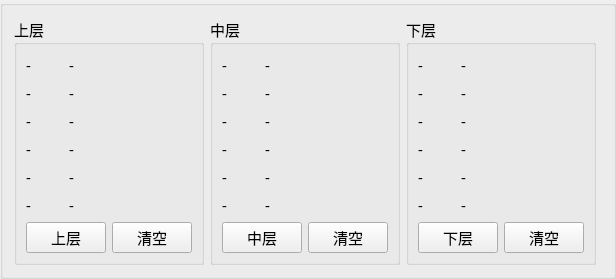
               <widget class="QGroupBox" name="groupBox_5">
                <property name="title">
                 <string/>
                </property>
                <property name="flat">
                 <bool>true</bool>
                </property>
                <layout class="QHBoxLayout" name="horizontalLayout">
                 <item>
                  <widget class="QGroupBox" name="groupBox_2">
                   <property name="font">
                    <font>
                     <family>微软雅黑</family>
                     <pointsize>11</pointsize>
                    </font>
                   </property>
                   <property name="title">
                    <string>上层</string>
                   </property>
                   <property name="flat">
                    <bool>true</bool>
                   </property>
                   <layout class="QGridLayout" name="gridLayout_16">
                    <item row="0" column="0">
                     <widget class="QLabel" name="label_21">
                      <property name="font">
                       <font>
                        <family>微软雅黑</family>
                        <pointsize>11</pointsize>
                       </font>
                      </property>
                      <property name="text">
                       <string>-</string>
                      </property>
                     </widget>
                    </item>
                    <item row="0" column="1" colspan="2">
                     <widget class="QLabel" name="water_content_4">
                      <property name="font">
                       <font>
                        <family>微软雅黑</family>
                        <pointsize>11</pointsize>
                       </font>
                      </property>
                      <property name="text">
                       <string>-</string>
                      </property>
                     </widget>
                    </item>
                    <item row="1" column="0">
                     <widget class="QLabel" name="label_18">
                      <property name="font">
                       <font>
                        <family>微软雅黑</family>
                        <pointsize>11</pointsize>
                       </font>
                      </property>
                      <property name="text">
                       <string>-</string>
                      </property>
                     </widget>
                    </item>
                    <item row="1" column="1" colspan="2">
                     <widget class="QLabel" name="hum_4">
                      <property name="font">
                       <font>
                        <family>微软雅黑</family>
                        <pointsize>11</pointsize>
                       </font>
                      </property>
                      <property name="text">
                       <string>-</string>
                      </property>
                     </widget>
                    </item>
                    <item row="2" column="0">
                     <widget class="QLabel" name="label_19">
                      <property name="font">
                       <font>
                        <family>微软雅黑</family>
                        <pointsize>11</pointsize>
                       </font>
                      </property>
                      <property name="text">
                       <string>-</string>
                      </property>
                     </widget>
                    </item>
                    <item row="2" column="1" colspan="2">
                     <widget class="QLabel" name="carbon_4">
                      <property name="font">
                       <font>
                        <family>微软雅黑</family>
                        <pointsize>11</pointsize>
                       </font>
                      </property>
                      <property name="text">
                       <string>-</string>
                      </property>
                     </widget>
                    </item>
                    <item row="3" column="0">
                     <widget class="QLabel" name="label_22">
                      <property name="font">
                       <font>
                        <family>微软雅黑</family>
                        <pointsize>11</pointsize>
                       </font>
                      </property>
                      <property name="text">
                       <string>-</string>
                      </property>
                     </widget>
                    </item>
                    <item row="3" column="1" colspan="2">
                     <widget class="QLabel" name="temp_4">
                      <property name="font">
                       <font>
                        <family>微软雅黑</family>
                        <pointsize>11</pointsize>
                       </font>
                      </property>
                      <property name="text">
                       <string>-</string>
                      </property>
                     </widget>
                    </item>
                    <item row="4" column="0">
                     <widget class="QLabel" name="label_23">
                      <property name="font">
                       <font>
                        <family>微软雅黑</family>
                        <pointsize>11</pointsize>
                       </font>
                      </property>
                      <property name="text">
                       <string>-</string>
                      </property>
                     </widget>
                    </item>
                    <item row="4" column="1" colspan="2">
                     <widget class="QLabel" name="airpressure_4">
                      <property name="font">
                       <font>
                        <family>微软雅黑</family>
                        <pointsize>11</pointsize>
                       </font>
                      </property>
                      <property name="text">
                       <string>-</string>
                      </property>
                     </widget>
                    </item>
                    <item row="5" column="0">
                     <widget class="QLabel" name="label_20">
                      <property name="font">
                       <font>
                        <family>微软雅黑</family>
                        <pointsize>11</pointsize>
                       </font>
                      </property>
                      <property name="text">
                       <string>-</string>
                      </property>
                     </widget>
                    </item>
                    <item row="5" column="1" colspan="2">
                     <widget class="QLabel" name="oxygen_3">
                      <property name="font">
                       <font>
                        <family>微软雅黑</family>
                        <pointsize>11</pointsize>
                       </font>
                      </property>
                      <property name="text">
                       <string>-</string>
                      </property>
                     </widget>
                    </item>
                    <item row="6" column="0" colspan="2">
                     <widget class="QPushButton" name="up_butt">
                      <property name="text">
                       <string>上层</string>
                      </property>
                     </widget>
                    </item>
                    <item row="6" column="2">
                     <widget class="QPushButton" name="pushButton_9">
                      <property name="text">
                       <string>清空</string>
                      </property>
                     </widget>
                    </item>
                   </layout>
                  </widget>
                 </item>
                 <item>
                  <widget class="QGroupBox" name="groupBox_6">
                   <property name="font">
                    <font>
                     <family>微软雅黑</family>
                     <pointsize>11</pointsize>
                    </font>
                   </property>
                   <property name="title">
                    <string>中层</string>
                   </property>
                   <property name="flat">
                    <bool>true</bool>
                   </property>
                   <layout class="QGridLayout" name="gridLayout_18">
                    <item row="7" column="2">
                     <widget class="QPushButton" name="pushButton_10">
                      <property name="text">
                       <string>清空</string>
                      </property>
                     </widget>
                    </item>
                    <item row="2" column="0">
                     <widget class="QLabel" name="label_28">
                      <property name="font">
                       <font>
                        <family>微软雅黑</family>
                        <pointsize>11</pointsize>
                       </font>
                      </property>
                      <property name="text">
                       <string>-</string>
                      </property>
                     </widget>
                    </item>
                    <item row="3" column="0">
                     <widget class="QLabel" name="label_24">
                      <property name="font">
                       <font>
                        <family>微软雅黑</family>
                        <pointsize>11</pointsize>
                       </font>
                      </property>
                      <property name="text">
                       <string>-</string>
                      </property>
                     </widget>
                    </item>
                    <item row="1" column="0">
                     <widget class="QLabel" name="label_27">
                      <property name="font">
                       <font>
                        <family>微软雅黑</family>
                        <pointsize>11</pointsize>
                       </font>
                      </property>
                      <property name="text">
                       <string>-</string>
                      </property>
                     </widget>
                    </item>
                    <item row="0" column="0">
                     <widget class="QLabel" name="label_29">
                      <property name="font">
                       <font>
                        <family>微软雅黑</family>
                        <pointsize>11</pointsize>
                       </font>
                      </property>
                      <property name="text">
                       <string>-</string>
                      </property>
                     </widget>
                    </item>
                    <item row="0" column="1" colspan="2">
                     <widget class="QLabel" name="water_content_5">
                      <property name="font">
                       <font>
                        <family>微软雅黑</family>
                        <pointsize>11</pointsize>
                       </font>
                      </property>
                      <property name="text">
                       <string>-</string>
                      </property>
                     </widget>
                    </item>
                    <item row="5" column="0">
                     <widget class="QLabel" name="label_25">
                      <property name="font">
                       <font>
                        <family>微软雅黑</family>
                        <pointsize>11</pointsize>
                       </font>
                      </property>
                      <property name="text">
                       <string>-</string>
                      </property>
                     </widget>
                    </item>
                    <item row="4" column="0">
                     <widget class="QLabel" name="label_26">
                      <property name="font">
                       <font>
                        <family>微软雅黑</family>
                        <pointsize>11</pointsize>
                       </font>
                      </property>
                      <property name="text">
                       <string>-</string>
                      </property>
                     </widget>
                    </item>
                    <item row="3" column="1" colspan="2">
                     <widget class="QLabel" name="temp_5">
                      <property name="font">
                       <font>
                        <family>微软雅黑</family>
                        <pointsize>11</pointsize>
                       </font>
                      </property>
                      <property name="text">
                       <string>-</string>
                      </property>
                     </widget>
                    </item>
                    <item row="4" column="1" colspan="2">
                     <widget class="QLabel" name="airpressure_5">
                      <property name="font">
                       <font>
                        <family>微软雅黑</family>
                        <pointsize>11</pointsize>
                       </font>
                      </property>
                      <property name="text">
                       <string>-</string>
                      </property>
                     </widget>
                    </item>
                    <item row="7" column="0" colspan="2">
                     <widget class="QPushButton" name="mid_butt">
                      <property name="text">
                       <string>中层</string>
                      </property>
                     </widget>
                    </item>
                    <item row="5" column="1" colspan="2">
                     <widget class="QLabel" name="oxygen_4">
                      <property name="font">
                       <font>
                        <family>微软雅黑</family>
                        <pointsize>11</pointsize>
                       </font>
                      </property>
                      <property name="text">
                       <string>-</string>
                      </property>
                     </widget>
                    </item>
                    <item row="1" column="1" colspan="2">
                     <widget class="QLabel" name="hum_5">
                      <property name="font">
                       <font>
                        <family>微软雅黑</family>
                        <pointsize>11</pointsize>
                       </font>
                      </property>
                      <property name="text">
                       <string>-</string>
                      </property>
                     </widget>
                    </item>
                    <item row="2" column="1" colspan="2">
                     <widget class="QLabel" name="carbon_5">
                      <property name="font">
                       <font>
                        <family>微软雅黑</family>
                        <pointsize>11</pointsize>
                       </font>
                      </property>
                      <property name="text">
                       <string>-</string>
                      </property>
                     </widget>
                    </item>
                   </layout>
                  </widget>
                 </item>
                 <item>
                  <widget class="QGroupBox" name="groupBox_7">
                   <property name="font">
                    <font>
                     <family>微软雅黑</family>
                     <pointsize>11</pointsize>
                    </font>
                   </property>
                   <property name="title">
                    <string>下层</string>
                   </property>
                   <property name="flat">
                    <bool>true</bool>
                   </property>
                   <layout class="QGridLayout" name="gridLayout_19">
                    <item row="0" column="0">
                     <widget class="QLabel" name="label_35">
                      <property name="font">
                       <font>
                        <family>微软雅黑</family>
                        <pointsize>11</pointsize>
                       </font>
                      </property>
                      <property name="text">
                       <string>-</string>
                      </property>
                     </widget>
                    </item>
                    <item row="0" column="1">
                     <widget class="QLabel" name="water_content_6">
                      <property name="font">
                       <font>
                        <family>微软雅黑</family>
                        <pointsize>11</pointsize>
                       </font>
                      </property>
                      <property name="text">
                       <string>-</string>
                      </property>
                     </widget>
                    </item>
                    <item row="1" column="0">
                     <widget class="QLabel" name="label_33">
                      <property name="font">
                       <font>
                        <family>微软雅黑</family>
                        <pointsize>11</pointsize>
                       </font>
                      </property>
                      <property name="text">
                       <string>-</string>
                      </property>
                     </widget>
                    </item>
                    <item row="1" column="1">
                     <widget class="QLabel" name="hum_6">
                      <property name="font">
                       <font>
                        <family>微软雅黑</family>
                        <pointsize>11</pointsize>
                       </font>
                      </property>
                      <property name="text">
                       <string>-</string>
                      </property>
                     </widget>
                    </item>
                    <item row="2" column="0">
                     <widget class="QLabel" name="label_34">
                      <property name="font">
                       <font>
                        <family>微软雅黑</family>
                        <pointsize>11</pointsize>
                       </font>
                      </property>
                      <property name="text">
                       <string>-</string>
                      </property>
                     </widget>
                    </item>
                    <item row="2" column="1">
                     <widget class="QLabel" name="carbon_6">
                      <property name="font">
                       <font>
                        <family>微软雅黑</family>
                        <pointsize>11</pointsize>
                       </font>
                      </property>
                      <property name="text">
                       <string>-</string>
                      </property>
                     </widget>
                    </item>
                    <item row="3" column="0">
                     <widget class="QLabel" name="label_30">
                      <property name="font">
                       <font>
                        <family>微软雅黑</family>
                        <pointsize>11</pointsize>
                       </font>
                      </property>
                      <property name="text">
                       <string>-</string>
                      </property>
                     </widget>
                    </item>
                    <item row="3" column="1">
                     <widget class="QLabel" name="temp_6">
                      <property name="font">
                       <font>
                        <family>微软雅黑</family>
                        <pointsize>11</pointsize>
                       </font>
                      </property>
                      <property name="text">
                       <string>-</string>
                      </property>
                     </widget>
                    </item>
                    <item row="4" column="0">
                     <widget class="QLabel" name="label_32">
                      <property name="font">
                       <font>
                        <family>微软雅黑</family>
                        <pointsize>11</pointsize>
                       </font>
                      </property>
                      <property name="text">
                       <string>-</string>
                      </property>
                     </widget>
                    </item>
                    <item row="4" column="1">
                     <widget class="QLabel" name="airpressure_6">
                      <property name="font">
                       <font>
                        <family>微软雅黑</family>
                        <pointsize>11</pointsize>
                       </font>
                      </property>
                      <property name="text">
                       <string>-</string>
                      </property>
                     </widget>
                    </item>
                    <item row="5" column="0">
                     <widget class="QLabel" name="label_31">
                      <property name="font">
                       <font>
                        <family>微软雅黑</family>
                        <pointsize>11</pointsize>
                       </font>
                      </property>
                      <property name="text">
                       <string>-</string>
                      </property>
                     </widget>
                    </item>
                    <item row="5" column="1">
                     <widget class="QLabel" name="oxygen_5">
                      <property name="font">
                       <font>
                        <family>微软雅黑</family>
                        <pointsize>11</pointsize>
                       </font>
                      </property>
                      <property name="text">
                       <string>-</string>
                      </property>
                     </widget>
                    </item>
                    <item row="6" column="2">
                     <widget class="QPushButton" name="pushButton_11">
                      <property name="text">
                       <string>清空</string>
                      </property>
                     </widget>
                    </item>
                    <item row="6" column="0" colspan="2">
                     <widget class="QPushButton" name="dow_butt">
                      <property name="text">
                       <string>下层</string>
                      </property>
                     </widget>
                    </item>
                   </layout>
                  </widget>
                 </item>
                 <item>
                  <widget class="QWidget" name="widget" native="true">
                   <widget class="QPushButton" name="pushButton_8">
                    <property name="geometry">
                     <rect>
                      <x>10</x>
                      <y>10</y>
                      <width>121</width>
                      <height>23</height>
                     </rect>
                    </property>
                    <property name="text">
                     <string>切换模式</string>
                    </property>
                   </widget>
                   <widget class="QPushButton" name="pushButton_7">
                    <property name="geometry">
                     <rect>
                      <x>10</x>
                      <y>70</y>
                      <width>121</width>
                      <height>29</height>
                     </rect>
                    </property>
                    <property name="font">
                     <font>
                      <family>微软雅黑</family>
                      <pointsize>12</pointsize>
                     </font>
                    </property>
                    <property name="text">
                     <string>检测</string>
                    </property>
                   </widget>
                   <widget class="QLabel" name="label">
                    <property name="geometry">
                     <rect>
                      <x>150</x>
                      <y>10</y>
                      <width>71</width>
                      <height>21</height>
                     </rect>
                    </property>
                    <property name="text">
                     <string>——</string>
                    </property>
                   </widget>
                   <widget class="QComboBox" name="comboBox">
                    <property name="geometry">
                     <rect>
                      <x>10</x>
                      <y>40</y>
                      <width>121</width>
                      <height>22</height>
                     </rect>
                    </property>
                   </widget>
                  </widget>
                 </item>
                </layout>
               </widget>
